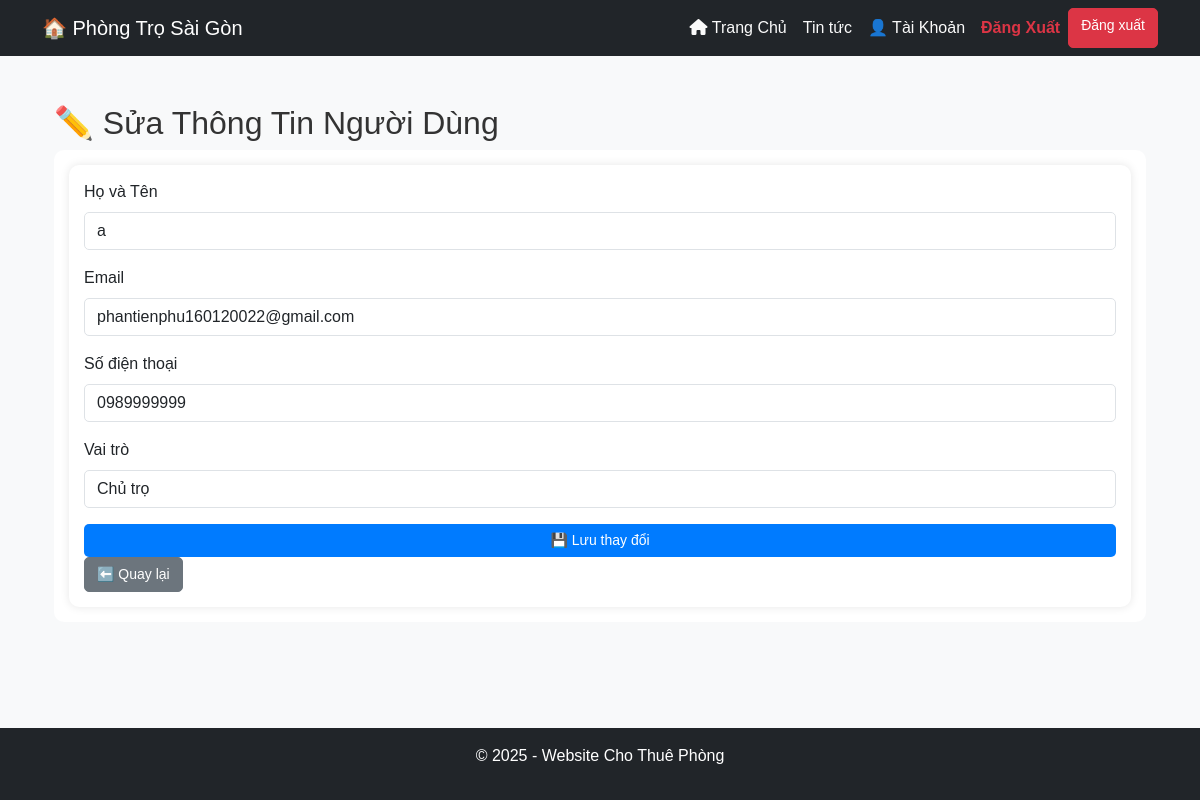
/admin/manage_user/edit_user.php?id=5 (signed in), run on the app's committed database.
### tables this page shows
CREATE TABLE `users` (
  `id` int(11) NOT NULL,
  `name` varchar(100) NOT NULL,
  `email` varchar(100) NOT NULL,
  `password` varchar(255) NOT NULL,
  `phone` varchar(15) DEFAULT NULL,
  `created_at` timestamp NOT NULL DEFAULT current_timestamp(),
  `role` enum('admin','owner','user') NOT NULL DEFAULT 'user'
);

### admin/manage_user/edit_user.php (the view, shortened to what this page needs)
<?php
include '../../config/db_connect.php';
include '../../partials/header.php';
$user_id = $_GET["id"];
$sql = "SELECT name, email, phone, role FROM users WHERE id = ?";
$stmt = $conn->prepare($sql);
$stmt->bind_param("i", $user_id);
$stmt->execute();
$result = $stmt->get_result();
$user = $result->fetch_assoc();
?>
<div class="container mt-4">
    <h2>✏️ Sửa Thông Tin Người Dùng</h2>
    <div class="card">
        <div class="card-body">
            <form method="POST">
                <div class="mb-3">
                    <label class="form-label">Họ và Tên</label>
                    <input type="text" name="name" class="form-control" value="<?= htmlspecialchars($user['name']) ?>" required>
                </div>
                <div class="mb-3">
                    <label class="form-label">Email</label>
                    <input type="email" name="email" class="form-control" value="<?= htmlspecialchars($user['email']) ?>" required>
                </div>
                <div class="mb-3">
                    <label class="form-label">Số điện thoại</label>
                    <input type="text" name="phone" class="form-control" value="<?= htmlspecialchars($user['phone']) ?>" required>
                </div>
                <div class="mb-3">
                    <label class="form-label">Vai trò</label>
                    <select name="role" class="form-control">
                        <option value="owner" <?= ($user['role'] == "owner") ? "selected" : "" ?>>Chủ trọ</option>
                    </select>
                </div>
                <button type="submit" class="btn btn-primary">💾 Lưu thay đổi</button>
                <a href="manage_users.php" class="btn btn-secondary">⬅️ Quay lại</a>
            </form>
        </div>
    </div>
</div>
<?php include '../../partials/footer.php'; ?>

### assets/css/style.css (style rules this page uses)
html, body { height: 100%; display: flex; flex-direction: column; }
.container { flex: 1; }
body { background: #ffffff; font-family: 'Poppins', sans-serif; color: #333; }
body { font-family: 'Poppins', sans-serif; background-color: #f8f9fa; }
.container form { background: #fff; padding: 15px; border-radius: 10px; box-shadow: 0px 0px 10px rgba(0, 0, 0, 0.1); }
.container form .form-control, .container form select { border-radius: 5px; }
.container form button { width: 100%; border-radius: 5px; background: #007bff; border: none; transition: 0.3s; }
.card { border: none; transition: transform 0.3s ease-in-out, box-shadow 0.3s ease-in-out; border-radius: 10px; overflow: hidden; }
.card-body { padding: 15px; }
.btn { font-size: 14px; border-radius: 5px; transition: 0.3s; }
.btn-primary { background: #007bff; border: none; }

### data on the page
users: name "a", email "phantienphu160120022@gmail.com", phone "0989999999", role "Chủ trọ"
